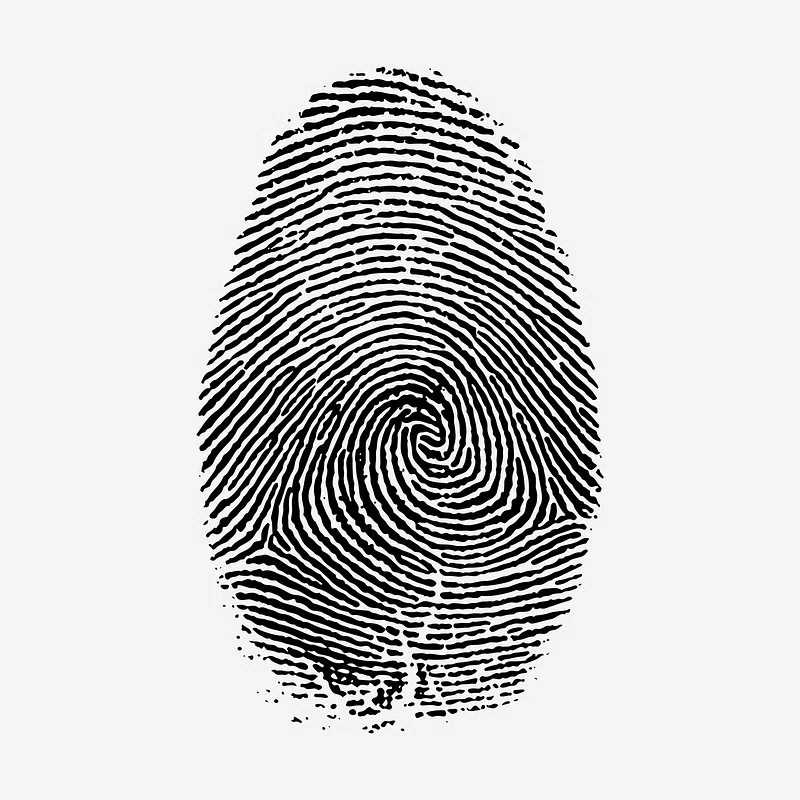
#> input picture backend/uploads/overlaps/6a3978f185aae3d1e3fa3c88_czNmcy1wcml2YXRlL3Jhd3BpeGVsX2ltYWdlcy93ZWJzaXRlX2NvbnRlbnQvbHIvam9iNjczLTA2OS14LmpwZw.webp, 800 x 800 px
$ python -i utils.py   (imports and definitions only)
#> lines starting #> are read from the running program, lines starting #| are printed output that depends on the picture; after the words box and inside, x2 and y2 are one past the last pixel; in counts of white or black regions, pixels touching at a corner belong together
#> further down, picture is the input picture: shape (800, 800, 3); mean B, G, R 204.7, 204.7, 204.7
import base64
import cv2
import numpy as np
import io

def decode_base64_image(base64_str: str) -> np.ndarray:
    header, encoded = base64_str.split(",", 1) if "," in base64_str else ("", base64_str)
    img_bytes = base64.b64decode(encoded)
    np_arr = np.frombuffer(img_bytes, np.uint8)
    return cv2.imdecode(np_arr, cv2.IMREAD_COLOR)

def encode_image_base64(image: np.ndarray) -> str:
    is_success, buffer = cv2.imencode('.png', image)
    if not is_success:
        raise ValueError("Could not encode image to base64")
    io_buf = io.BytesIO(buffer)
    return base64.b64encode(io_buf.getvalue()).decode('utf-8')

def erase_with_ellipse(image, bbox, padding_ratio=0.05, blur_size=25):
    x_min, y_min, x_max, y_max = bbox
    cx     = int((x_min + x_max) / 2)
    cy     = int((y_min + y_max) / 2)
    semi_x = int((x_max - x_min) / 2 * (1 - padding_ratio))
    semi_y = int((y_max - y_min) / 2 * (1 - padding_ratio))
    mask      = np.zeros(image.shape[:2], dtype=np.uint8)
    cv2.ellipse(mask, (cx, cy), (semi_x, semi_y), 0, 0, 360, 255, -1)
    blur_size = blur_size if blur_size % 2 == 1 else blur_size + 1
    mask_soft = cv2.GaussianBlur(mask, (blur_size, blur_size), 0)
    mask_norm = mask_soft.astype(float) / 255.0

    if len(image.shape) == 3:
        result = image.copy()
        for c in range(3):
            result[:, :, c] = (image[:, :, c] * (1 - mask_norm) + 255 * mask_norm).astype(np.uint8)
    else:
        result = (image * (1 - mask_norm) + 255 * mask_norm).astype(np.uint8)
    return result

def preprocess_gentle(img_array):
    if len(img_array.shape) == 3:
        img = cv2.cvtColor(img_array, cv2.COLOR_BGR2GRAY)
    else:
        img = img_array.copy()

    clahe    = cv2.createCLAHE(clipLimit=2.0, tileGridSize=(8, 8))
    enhanced = clahe.apply(img)
    blurred  = cv2.GaussianBlur(enhanced, (3, 3), 0.8)
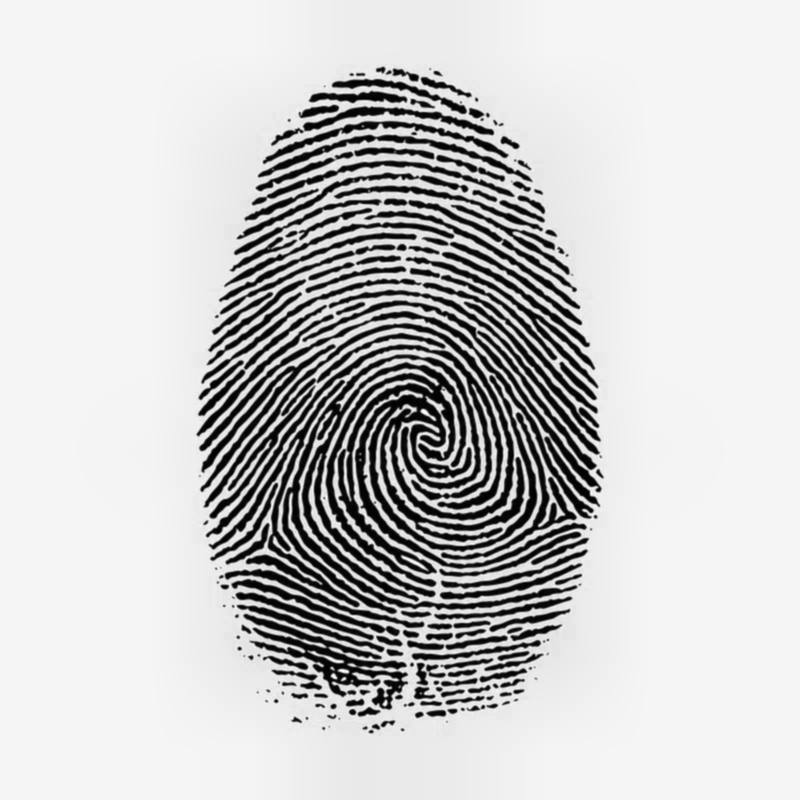
#> blurred: shape (800, 800); min 2, max 252, mean 202.1
    binary   = cv2.adaptiveThreshold(
        blurred, 255, cv2.ADAPTIVE_THRESH_GAUSSIAN_C, cv2.THRESH_BINARY_INV, blockSize=25, C=8
    )
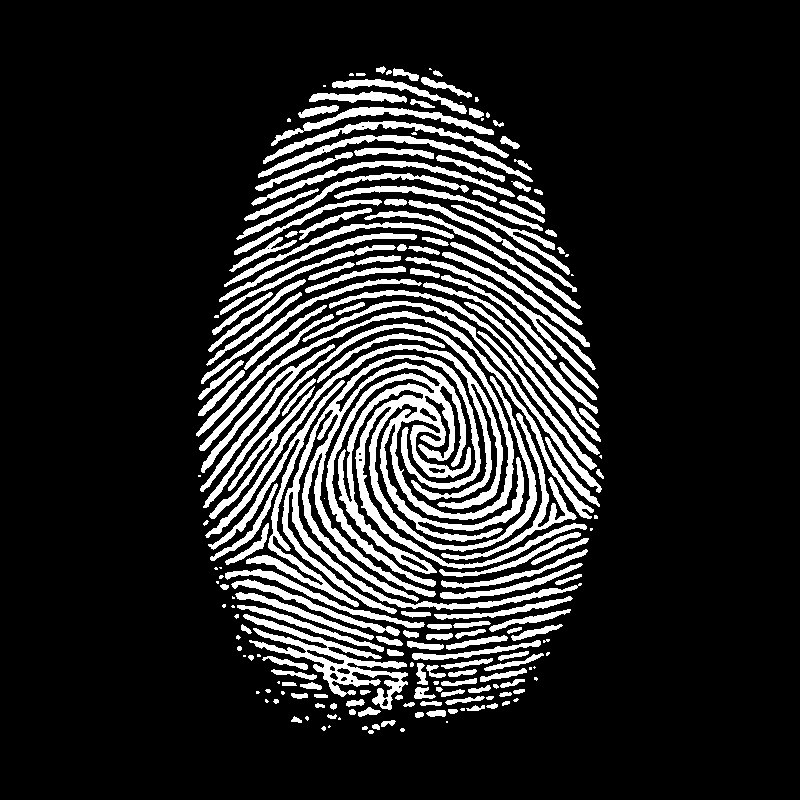
#> binary: shape (800, 800); 16.1% white; 206 white regions (47 under 20 px), largest, box (x1, y1, x2, y2) and area: (203, 323, 587, 614) 27127, (205, 344, 503, 538) 3952, (243, 614, 408, 710) 3592
    kernel_small = np.ones((2, 2), np.uint8)
    binary = cv2.morphologyEx(binary, cv2.MORPH_CLOSE, kernel_small, iterations=1)
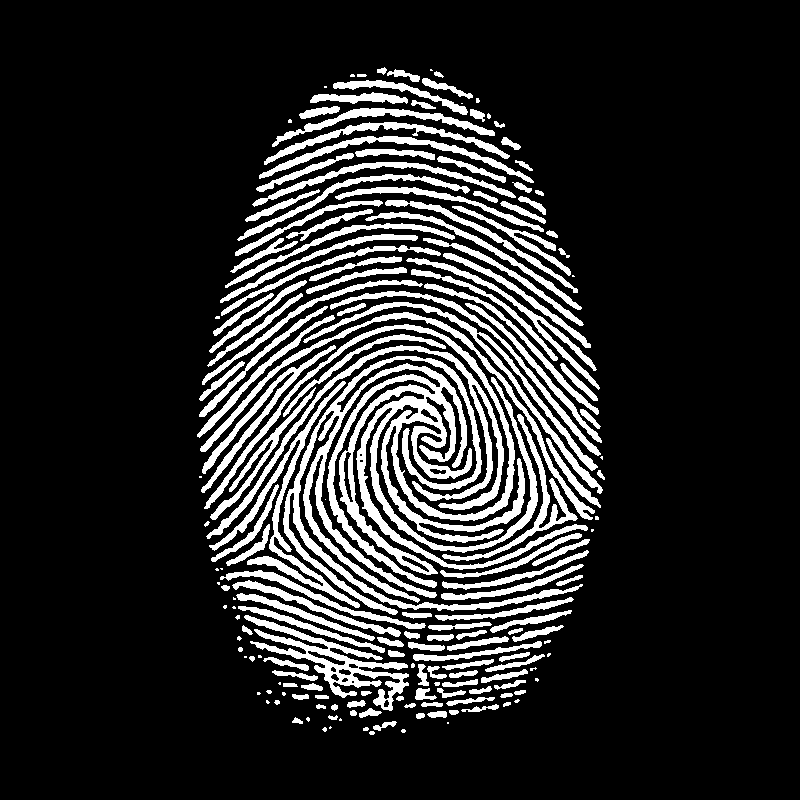
#> binary: shape (800, 800); 16.1% white; 183 white regions (41 under 20 px), largest, box (x1, y1, x2, y2) and area: (204, 324, 588, 615) 27153, (206, 345, 504, 539) 3954, (244, 615, 409, 711) 3613
    binary = cv2.morphologyEx(binary, cv2.MORPH_OPEN,  kernel_small, iterations=1)
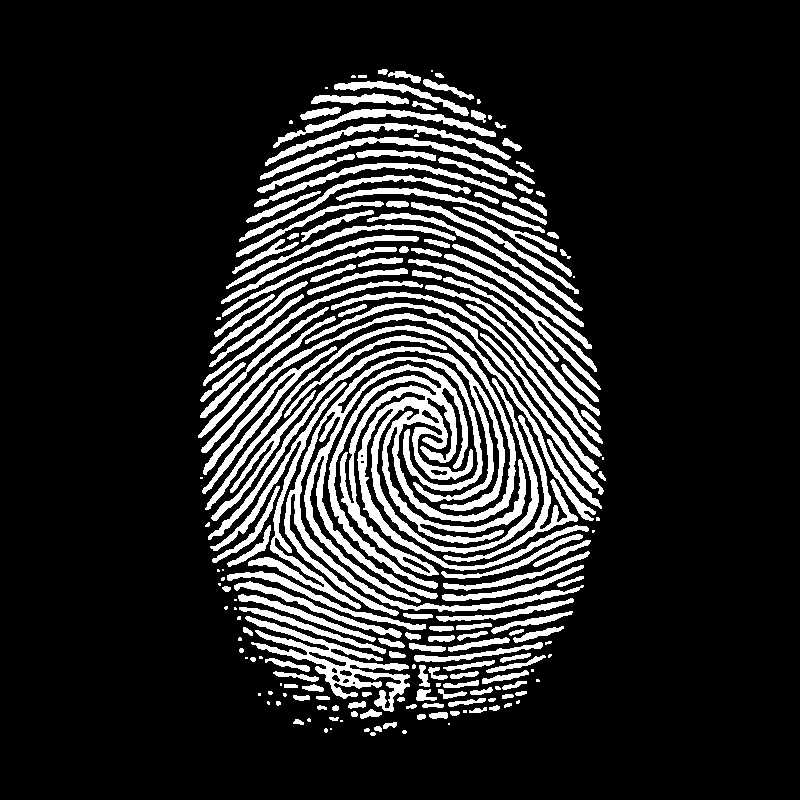
#> binary: shape (800, 800); 16.1% white; 197 white regions (44 under 20 px), largest, box (x1, y1, x2, y2) and area: (205, 325, 589, 616) 27134, (208, 346, 505, 540) 3952, (245, 616, 410, 712) 3606
    return img, enhanced, binary

>>> import cv2
>>> picture = cv2.imread('../backend/uploads/overlaps/6a3978f185aae3d1e3fa3c88_czNmcy1wcml2YXRlL3Jhd3BpeGVsX2ltYWdlcy93ZWJzaXRlX2NvbnRlbnQvbHIvam9iNjczLTA2OS14LmpwZw.webp')
>>> result = preprocess_gentle(picture)
